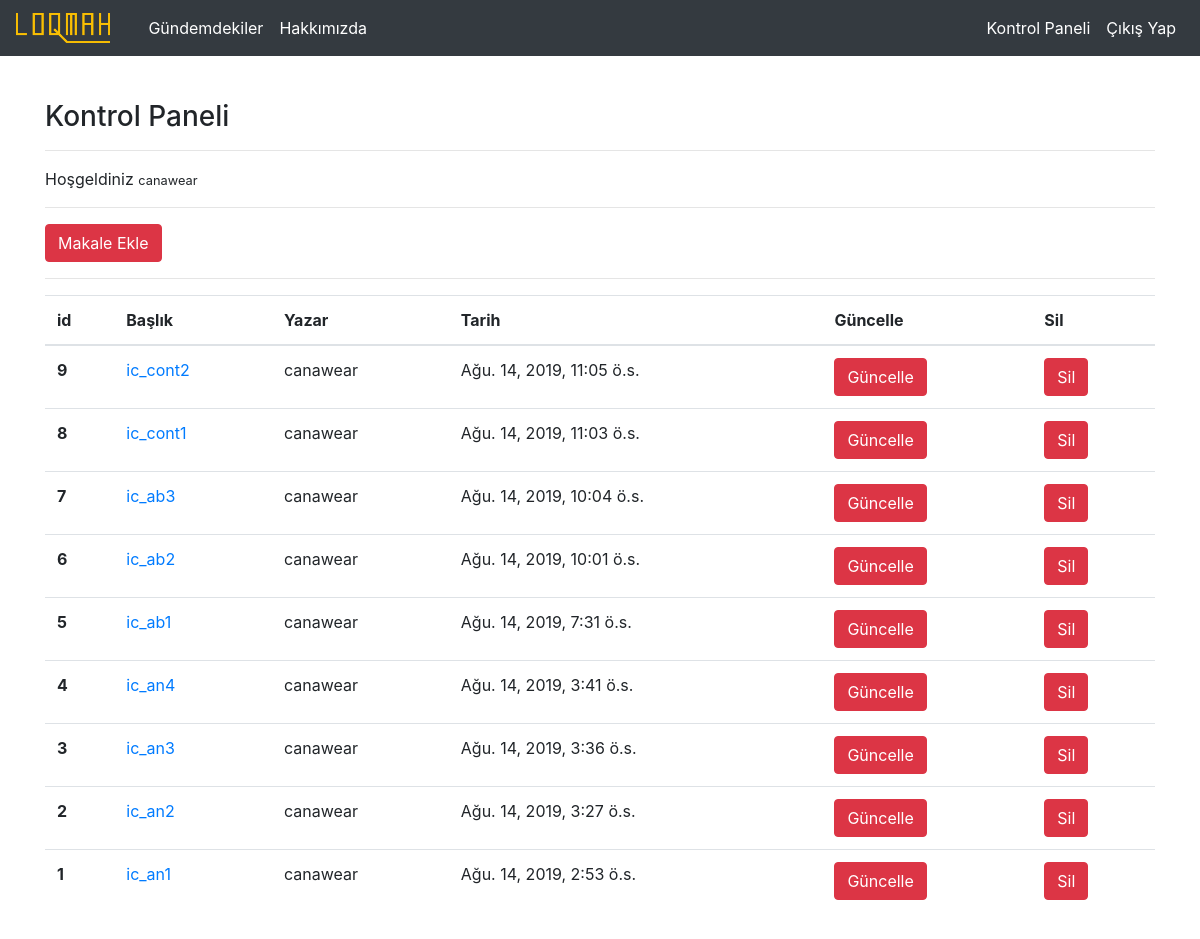
Screenshot of /articles/dashboard/ (signed in) with the database file from the repository.
### article/models.py (models this page shows)
class Article(models.Model):
    article_aciklama=models.CharField(default="Açıklamalar Burada Görünür",max_length=50)
    author = models.ForeignKey("auth.User",on_delete=models.CASCADE,verbose_name ="Yazar")
    title = models.CharField(max_length = 50,default="Başlık")
    content = RichTextField()
    created_date = models.DateTimeField(auto_now_add= True,verbose_name="Oluşturulma Tarihi")
    article_image = models.FileField(blank = True,null = True,verbose_name="Makaleye Fotoğraf Ekleyin")
    class Meta:
        ordering = ['-created_date']

### article/views.py (the view)
# urls.py: path('dashboard/',views.dashboard,name="dashboard"),
@login_required
def dashboard(request):
    articles = Article.objects.filter(author = request.user)
    context={
        "articles":articles
    }
    return render(request,"dashboard.html",context)

### templates/dashboard.html
{% extends "layout.html" %}
{% block body %}
<h3>Kontrol Paneli</h3>
<hr>
<p>
    Hoşgeldiniz <small>{{request.user.username}}</small>
</p>
<hr>
<a class="btn btn-danger" href="/articles/addarticle">Makale Ekle</a>
<hr>
{% if articles %}
<table class="table">
        <thead>
          <tr>
            <th scope="col">id</th>
            <th scope="col">Başlık</th>
            <th scope="col">Yazar</th>
            <th scope="col">Tarih</th>
            <th scope="col">Güncelle</th>
            <th scope="col">Sil</th>
          </tr>
        </thead>
        <tbody>
            {% for article in articles  %}
                    <tr>
                    <th scope="row">{{article.id}}</th>
                    <td><a href="/articles/article/{{article.id}}">{{article.title}}</a></td>
                    <td>{{article.author.username}}</td>
                    <td>{{article.created_date}}</td>
                    <td><a href="/articles/update/{{article.id}}" class="btn btn-danger">Güncelle</a></td>
                    <td><a href="/articles/delete/{{article.id}}" class="btn btn-danger">Sil</a></td>
                  </tr>
            {% endfor %}
        </tbody>
      </table>
{% else %}
      <div class="alert alert-danger">
          Henüz bir makale yayınlamadınız..
      </div>
{% endif %}
{% endblock body %}

### rows the page displays
Article: id "9", title "ic_cont2", author.username "canawear", created_date "Ağu. 14, 2019, 11:05 ö.s."
Article: id "8", title "ic_cont1", author.username "canawear", created_date "Ağu. 14, 2019, 11:03 ö.s."
Article: id "7", title "ic_ab3", author.username "canawear", created_date "Ağu. 14, 2019, 10:04 ö.s."
Article: id "6", title "ic_ab2", author.username "canawear", created_date "Ağu. 14, 2019, 10:01 ö.s."
Article: id "5", title "ic_ab1", author.username "canawear", created_date "Ağu. 14, 2019, 7:31 ö.s."
Article: id "4", title "ic_an4", author.username "canawear", created_date "Ağu. 14, 2019, 3:41 ö.s."
Article: id "3", title "ic_an3", author.username "canawear", created_date "Ağu. 14, 2019, 3:36 ö.s."
Article: id "2", title "ic_an2", author.username "canawear", created_date "Ağu. 14, 2019, 3:27 ö.s."
Article: id "1", title "ic_an1", author.username "canawear", created_date "Ağu. 14, 2019, 2:53 ö.s."

### other values shown
{{ request.user.username }} "canawear"
